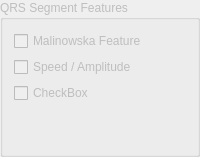
                     <widget class="QGroupBox" name="qrsFeaturesSettingsGroupBox">
                      <property name="enabled">
                       <bool>false</bool>
                      </property>
                      <property name="toolTip">
                       <string>Read data file before configure these settings</string>
                      </property>
                      <property name="title">
                       <string>QRS Segment Features</string>
                      </property>
                      <layout class="QVBoxLayout" name="verticalLayout_21">
                       <item>
                        <widget class="QCheckBox" name="qrsFeatureMalinowskaCheckBx">
                         <property name="toolTip">
                          <string>QRS Segment Perimeter / QRS Segment Area</string>
                         </property>
                         <property name="text">
                          <string>Malinowska Feature</string>
                         </property>
                        </widget>
                       </item>
                       <item>
                        <widget class="QCheckBox" name="qrsFeatureSpeedCheckBox">
                         <property name="toolTip">
                          <string>Maximum Speed / Amplitude</string>
                         </property>
                         <property name="text">
                          <string>Speed / Amplitude</string>
                         </property>
                        </widget>
                       </item>
                       <item>
                        <widget class="QCheckBox" name="checkBox_3">
                         <property name="text">
                          <string>CheckBox</string>
                         </property>
                        </widget>
                       </item>
                       <item>
                        <spacer name="verticalSpacer_2">
                         <property name="orientation">
                          <enum>Qt::Vertical</enum>
                         </property>
                         <property name="sizeHint" stdset="0">
                          <size>
                           <width>20</width>
                           <height>40</height>
                          </size>
                         </property>
                        </spacer>
                       </item>
                      </layout>
                     </widget>
